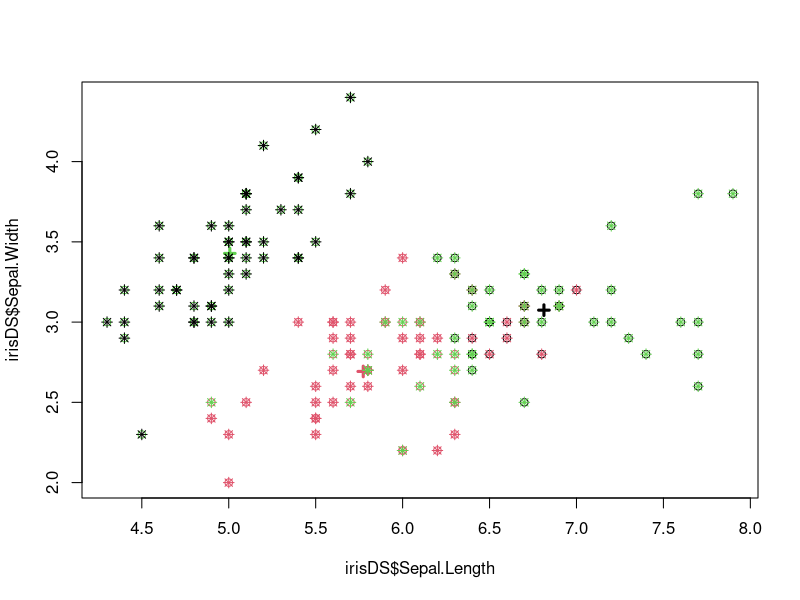
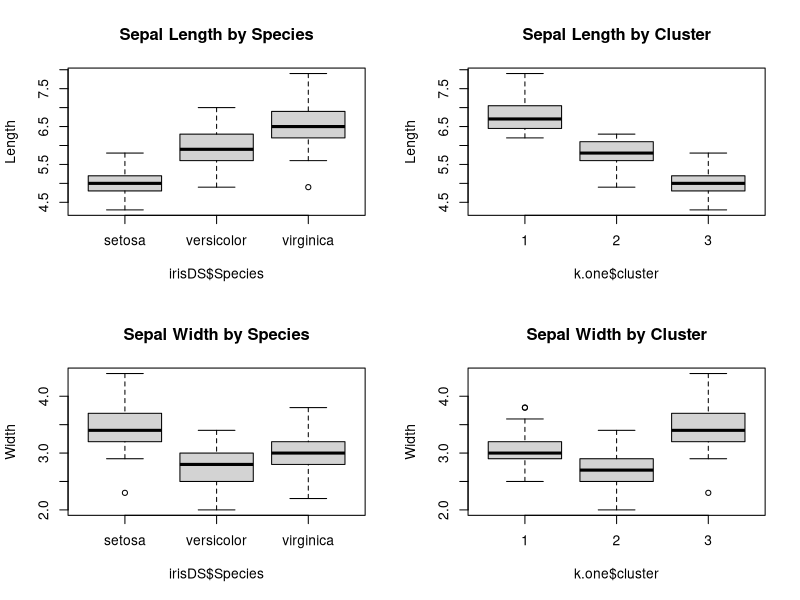
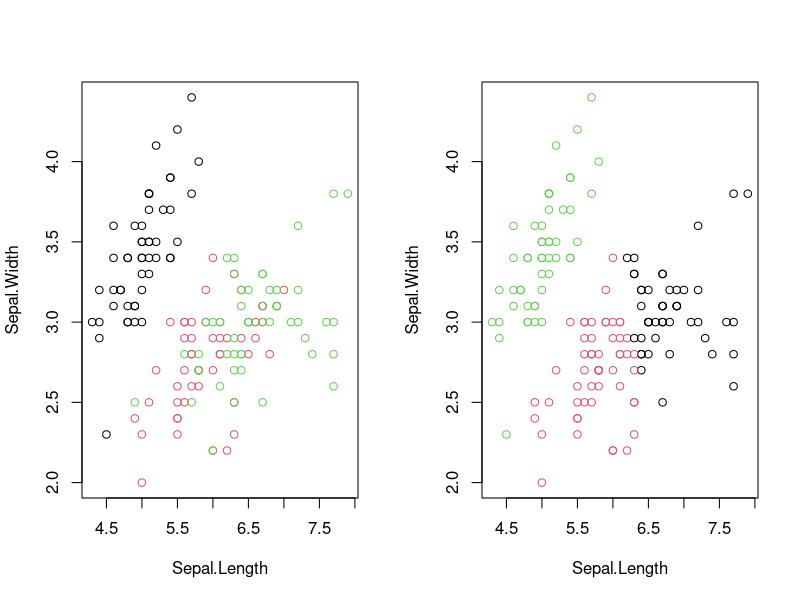
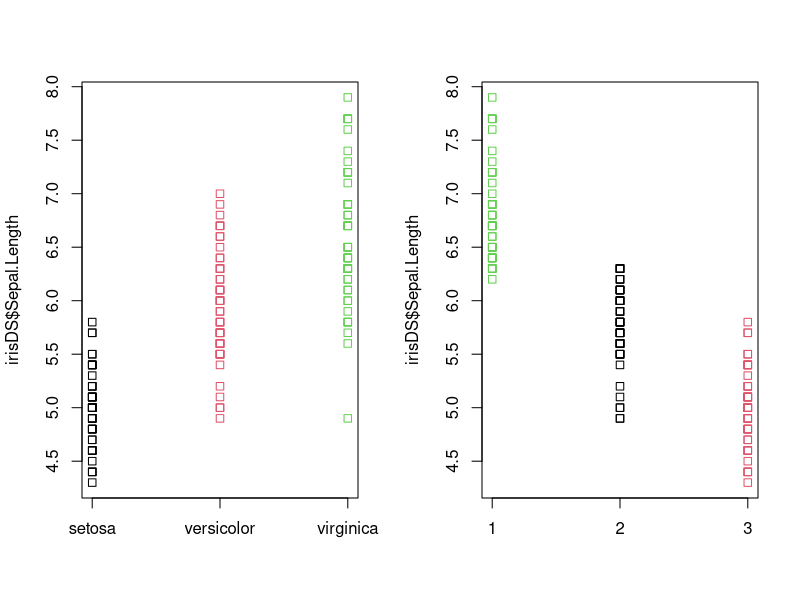

R code for these plots, in order: (Note: this script raises an error after producing the figures.)
library(datasets)
#Load the iris dataset
irisDS <- iris
# "Sepal.Length" "Sepal.Width"  "Petal.Length" "Petal.Width"  "Species"
#create factors with numbers for coloring
fact.Species <- factor(irisDS$Species, levels =c("setosa", "versicolor", "virginica"), labels = c(4,5,6)) 

# === Following the class on Coursera: exploratory data analysis ======================
# sepal length and width
k.one <- kmeans(irisDS[,1:2], centers = 3, iter.max = 10, nstart = 10)
plot(irisDS$Sepal.Length, irisDS$Sepal.Width, col = k.one$cluster)   # Plot coloring by cluster
points(k.one$centers, col = 1:3, pch = 3, lwd = 3)   # Plot the centroids
points(irisDS$Sepal.Length, irisDS$Sepal.Width, col = fact.Species, pch = 8)

# length - cluster | length - species
# width - cluster | width - species
opar <- par()
par(mfrow = c(2,2))
boxplot(irisDS$Sepal.Length~irisDS$Species, main = "Sepal Length by Species", ylab = "Length")
boxplot(irisDS$Sepal.Length~k.one$cluster, main = "Sepal Length by Cluster", ylab = "Length")
boxplot(irisDS$Sepal.Width~irisDS$Species, main = "Sepal Width by Species", ylab = "Width")
boxplot(irisDS$Sepal.Width~k.one$cluster, main = "Sepal Width by Cluster", ylab = "Width")
par(opar)
par(mfrow = c(1, 2))
plot(irisDS[,1:2], col = fact.Species)
plot(irisDS[,1:2], col = k.one$cluster)
par(opar)
par(mfrow = c(1, 2))
stripchart(irisDS$Sepal.Length ~ irisDS$Species, vertical = TRUE, col = unique(fact.Species))
stripchart(irisDS$Sepal.Length ~ k.one$cluster, vertical = TRUE, col = unique(k.one$cluster))
par(opar)

# length - cluster | length - species
# width - cluster | width - species

boxplot(irisDS$Sepal.Length[,1] | irisDS$Species)

# for multiple dimension can use headmap
k.two <- kmeans(irisDS[,1:4], centers = 3, iter.max = 10, nstart = 10)
irisDS.matrix <- as.matrix(irisDS[,1:4])
heatmap(irisDS.matrix)
# Do a matrix plot of the 3 clusters on the 4 dimensions
pairs(irisDS[,1:4], col = (k.two$cluster))

# === Try on my own ======================
#Compute k mean with 3 centers for the sepal length and width
k <- kmeans(irisDS[,1:2], centers = 3, iter.max = 10, nstart = 10)
# Ad the centroid labels to the dataset
irisDS2 <- cbind(irisDS, k[1])


colors <- c("red", "blue", "green")
colors2 <- c("violet", "gray0", "yellow")
centroids <- sort(unique(irisDS2$cluster))

#First needs to jungle with order of the centroid so they get assigned the right color in the plot
cent <- data.frame(0,0)
for (i in 1:3) {
  for (j in 1:2) {
    cent[i,j] = k[[2]][centroids[i],j]
  }
}
#Plot the centroid and setup the canvas
plot(cent, pch = 4, xlab = names(k[[2]][1,][1]), ylab = names(k[[2]][1,][2]), xlim = c(min(irisDS2[,1]), max(irisDS2[,1])), ylim = c(min(irisDS2[,2]), max(irisDS[,2])), col = colors) 
#Plot the clusters
for (i in 1:3) {
  with(subset(irisDS2, cluster == centroids[i]), points(Sepal.Length, Sepal.Width, col = colors[i]))
#  with(subset(irisDS2, cluster == i), points(Sepal.Length, Sepal.Width, col = colors[i]))
}
#Plot the actual group of flowers
flowers <- unique(irisDS2[,5])
for (i in 1:3) {
  with(subset(irisDS2, Species == flowers[i]), points(Sepal.Length, Sepal.Width, pch="*", col = colors2[i]))
}

with(subset(irisDS2, Species == flowers[1]),
     plot(Sepal.Length, Sepal.Width, pch="*", main = "Only the flowers", xlim = c(min(irisDS2[,1]), max(irisDS2[,1])), ylim = c(min(irisDS2[,2]), max(irisDS[,2])), col = colors[1]))
for (i in 2:3) {
  with(subset(irisDS2, Species == flowers[i]), points(Sepal.Length, Sepal.Width, pch="*", col = colors2[i]))
}

#=========================
#Determine teh optimum k based on improvement of sum of squares
n = 10
opar = par()
par(mfrow = c(2,1))

ka <- data.frame(kn=0, k.value=0)
for (i in 2:n) {
  the.k <- kmeans(irisDS[,1:4], centers = i)
  ka[i,1] = i
  ka[i,2] = the.k[5]
}
plot(ka, main = "Total Sum of Squares")

x <- as.numeric(0)
for (i in 3:nrow(ka)) {
  x[i] = ka[i,2] - ka[i-1,2]
}
plot(x[3:nrow(ka)], type="l", main = "Improvement between two iterrations (larger the better)")
suppressWarnings(par(opar))
